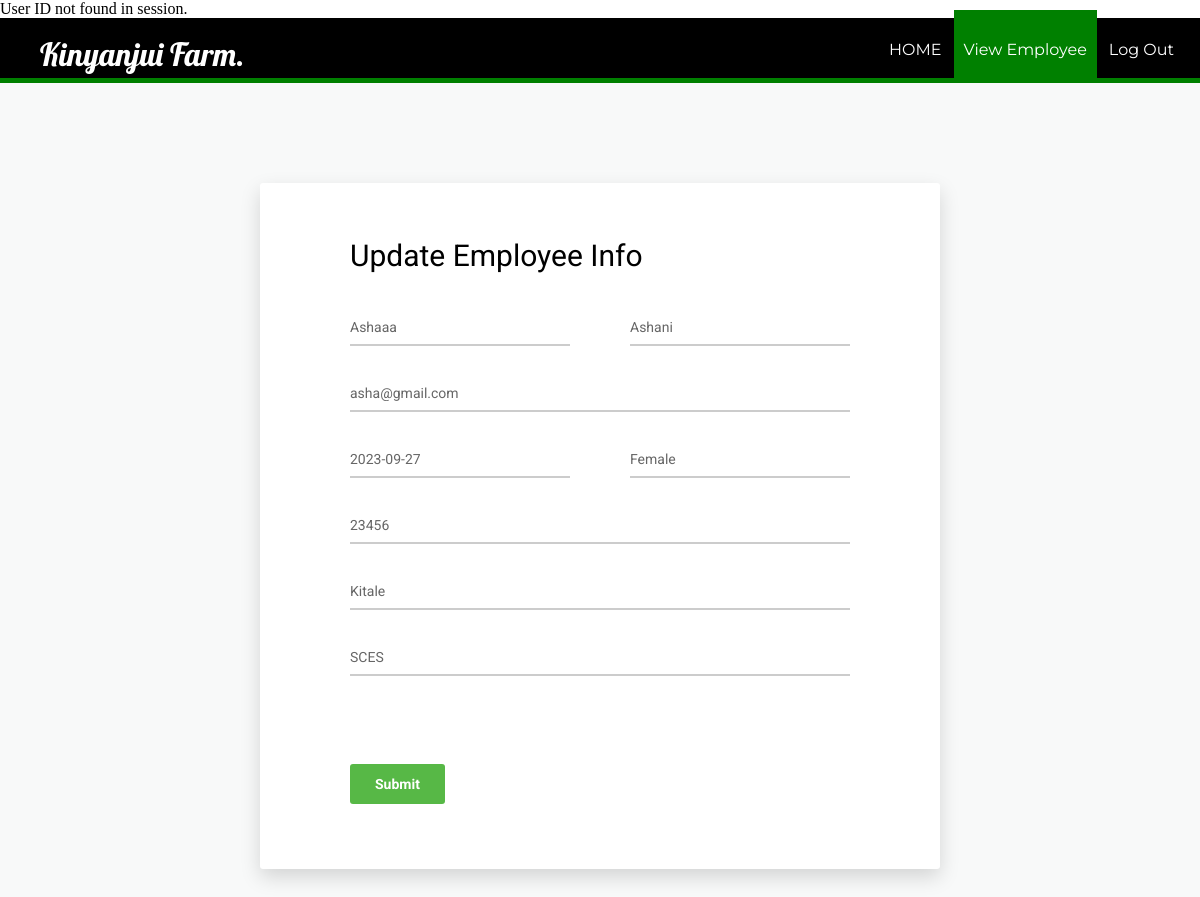
Screenshot of /edit2.php?id=133 with the database file from the repository.
### tables this page shows
CREATE TABLE `employee` (
  `id` int(11) NOT NULL,
  `firstName` varchar(100) NOT NULL,
  `lastName` varchar(100) NOT NULL,
  `email` varchar(100) NOT NULL,
  `password` text NOT NULL,
  `birthday` date NOT NULL,
  `gender` varchar(10) NOT NULL,
  `contact` varchar(20) NOT NULL,
  `address` varchar(100) DEFAULT NULL,
  `dept` varchar(100) NOT NULL,
  `pic` text NOT NULL
);

### edit2.php (the view, shortened to what this page needs)
<?php
require_once('process/dbh.php');
?>
<?php
	$id = (isset($_GET['id']) ? $_GET['id'] : '');
	$sql = "SELECT * from `employee` WHERE id=$id";
	$result = mysqli_query($conn, $sql);
	if($result){
	while($res = mysqli_fetch_assoc($result)){
	$firstname = $res['firstName'];
	$lastname = $res['lastName'];
	$email = $res['email'];
	$contact = $res['contact'];
	$address = $res['address'];
	$gender = $res['gender'];
	$birthday = $res['birthday'];
	$dept = $res['dept'];
}
}
?>
<html>
<head>
    <link href="vendor/mdi-font/css/material-design-iconic-font.min.css" rel="stylesheet" media="all">
    <link href="vendor/font-awesome-4.7/css/font-awesome.min.css" rel="stylesheet" media="all">
    <link href="vendor/select2/select2.min.css" rel="stylesheet" media="all">
    <link href="vendor/datepicker/daterangepicker.css" rel="stylesheet" media="all">
    <link href="css/main.css" rel="stylesheet" media="all">
</head>
<body>
	<header>
		<nav>
			<h1>Kinyanjui Farm.</h1>
			<ul id="navli">
				<li><a class="homeblack" href="eloginwel.php?id=<?php echo $userID?>"">HOME</a></li>
				<li><a class="homered" href="mviewemployee.php?id=<?php echo $id?>"">View Employee</a></li>
				<li><a class="homeblack" href="elogin.html">Log Out</a></li>
			</ul>
		</nav>
	</header>
	<div class="divider"></div>
	<div class="page-wrapper bg-blue p-t-100 p-b-100 font-robo">
        <div class="wrapper wrapper--w680">
            <div class="card card-1">
                <div class="card-body">
                    <h2 class="title">Update Employee Info</h2>
                    <form id = "registration" action="edit2.php?id=<?php echo $userID?>"" method="POST">
                        <div class="row row-space">
                            <div class="col-2">
                                <div class="input-group">
                                     <input class="input--style-1" type="text" name="firstName" value="<?php echo $firstname;?>" >
                                </div>
                            </div>
                            <div class="col-2">
                                <div class="input-group">
                                    <input class="input--style-1" type="text" name="lastName" value="<?php echo $lastname;?>">
                                </div>
                            </div>
                        </div>
                        <div class="input-group">
                            <input class="input--style-1" type="email"  name="email" value="<?php echo $email;?>">
                        </div>
                        <div class="row row-space">
                            <div class="col-2">
                                <div class="input-group">
                                    <input class="input--style-1" type="text" name="birthday" value="<?php echo $birthday;?>">
                                </div>
                            </div>
                            <div class="col-2">
                                <div class="input-group">
									<input class="input--style-1" type="text" name="gender" value="<?php echo $gender;?>">
                                </div>
                            </div>
                        </div>
                        <div class="input-group">
                            <input class="input--style-1" type="number" name="contact" value="<?php echo $contact;?>">
                        </div>
                         <div class="input-group">
                            <input class="input--style-1" type="text"  name="address" value="<?php echo $address;?>">
                        </div>
                        <div class="input-group">
                            <input class="input--style-1" type="text" name="dept" value="<?php echo $dept;?>">
                        </div>
                        <input type="hidden" name="id" id="textField" value="<?php echo $id;?>" required="required"><br><br>
                        <div class="p-t-20">
                            <button class="btn btn--radius btn--green" type="submit" name="update">Submit</button>
                        </div>
                    </form>
                </div>
            </div>
        </div>
    </div>
</body>
</html>

### css/main.css (style rules this page uses)
body { margin: 0px; }
header { background: black; color: white; padding: 16px 20px 6px 40px; height: 60px; }
header h1 { display: inline; font-family: "Lobster", cursive; font-weight: 400; font-size: 32px; float: left; margin-top: 0px; margin-right: 10px; }
nav ul { display: inline; padding: 6px; float: right; }
nav ul li { display: inline-block; list-style-type: none; color: white; float: left; margin-left: 12px; }
nav ul li a { color: white; text-decoration: none; }
#navli { font-family: "Montserrat", sans-serif; }
.homered { background-color: green; padding: 30px 10px 22px 10px; }
.divider { background-color: green; height: 5px; }
.font-robo { font-family: "Roboto", "Arial", "Helvetica Neue", sans-serif; }
.row { display: -webkit-box; display: -webkit-flex; display: -moz-box; display: -ms-flexbox; display: flex; -webkit-flex-wrap: wrap; -ms-flex-wrap: wrap; flex-wrap: wrap; }
.row-space { -webkit-box-pack: justify; -webkit-justify-content: space-between; -moz-box-pack: justify; -ms-flex-pack: justify; justify-content: space-between; }
.col-2 { width: -webkit-calc((100% - 60px) / 2); width: -moz-calc((100% - 60px) / 2); width: calc((100% - 60px) / 2); }
html { -webkit-box-sizing: border-box; -moz-box-sizing: border-box; box-sizing: border-box; }
* { padding: 0; margin: 0; }
*, *:before, *:after { -webkit-box-sizing: inherit; -moz-box-sizing: inherit; box-sizing: inherit; }
h2, h3, h4, h5, h6, blockquote, p, pre, dl, dd, ol, ul, figure, hr, fieldset, legend { margin: 0; padding: 0; }
button { outline: none; background: none; border: none; }
.page-wrapper { min-height: 100vh; }
h1, h2, h3, h4, h5, h6 { font-weight: 400; }
h1 { font-size: 36px; }
h2 { font-size: 30px; }
.bg-blue { background: #f8f9f9; }
.p-t-100 { padding-top: 100px; }
.p-t-20 { padding-top: 20px; }
.p-b-100 { padding-bottom: 100px; }
.wrapper { margin: 0 auto; }
.wrapper--w680 { max-width: 680px; }
.btn { line-height: 40px; display: inline-block; padding: 0 25px; cursor: pointer; font-family: "Roboto", "Arial", "Helvetica Neue", sans-serif; color: #fff; -webkit-transition: all 0.4s ease; -o-transition: all 0.4s ease; -moz-transition: all 0.4s ease; transition: all 0.4s ease; font-size: 14px; font-weight: 700; }
.btn--radius { -webkit-border-radius: 3px; -moz-border-radius: 3px; border-radius: 3px; }
.btn--green { background: #57b846; }
input { outline: none; margin: 0; border: none; -webkit-box-shadow: none; -moz-box-shadow: none; box-shadow: none; width: 100%; font-size: 14px; font-family: inherit; }
.input-group { position: relative; margin-bottom: 30px; border-bottom: 2px solid #ccc; }
.input--style-1 { padding: 9px 0; color: #666; }
.title { margin-bottom: 37px; }
.card { overflow: hidden; -webkit-border-radius: 3px; -moz-border-radius: 3px; border-radius: 3px; background: #fff; }
.card-1 { -webkit-box-shadow: 0px 8px 20px 0px rgba(0, 0, 0, 0.15); -moz-box-shadow: 0px 8px 20px 0px rgba(0, 0, 0, 0.15); box-shadow: 0px 8px 20px 0px rgba(0, 0, 0, 0.15); }
.card-1 .card-body { padding: 0 90px; padding-top: 55px; padding-bottom: 65px; }

### rows the page displays
employee: firstName "Ashaaa", lastName "Ashani", email "asha@gmail.com", birthday "2023-09-27", gender "Female", contact "23456", address "Kitale", dept "SCES"
